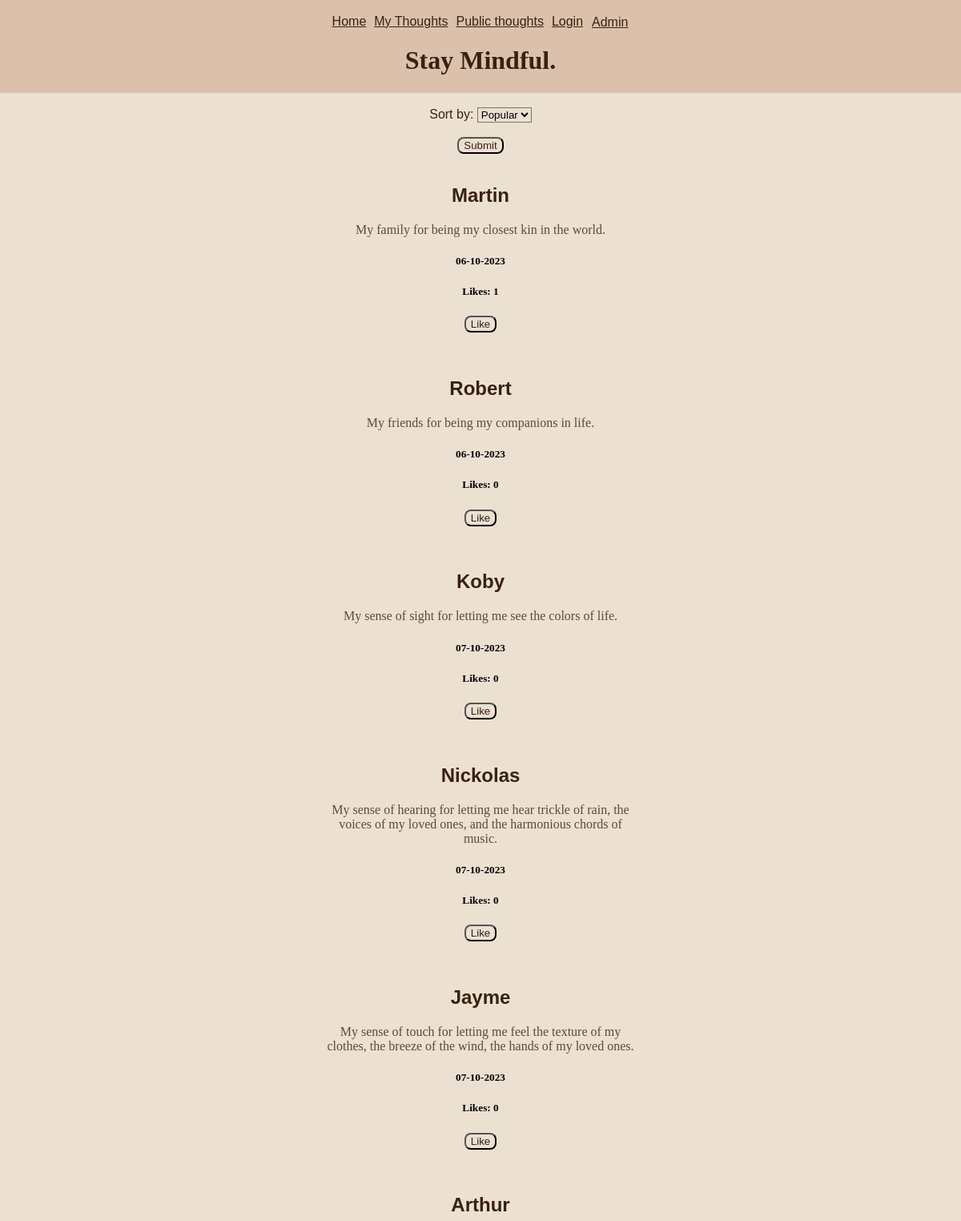
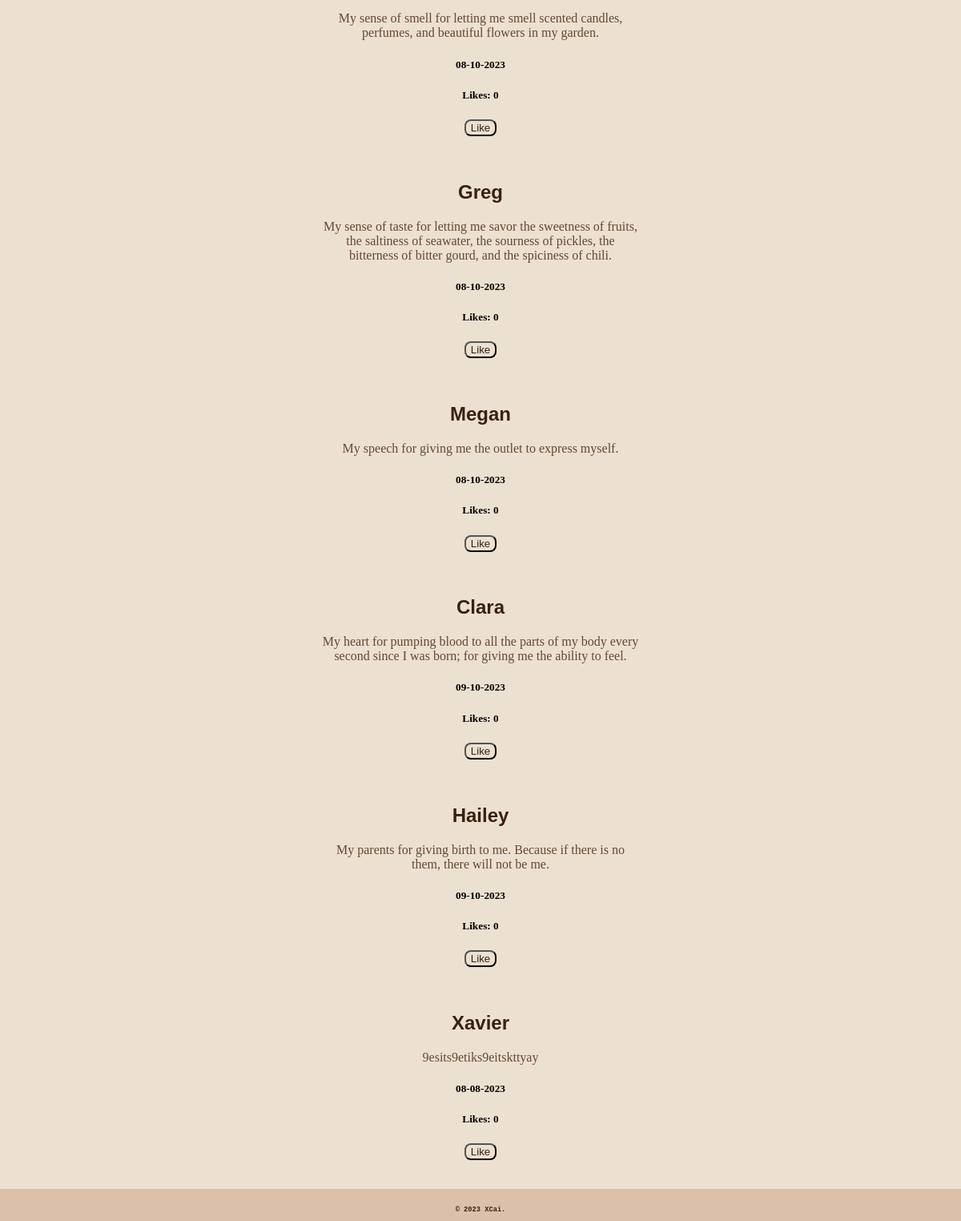
Page /public_posts on the committed database (2 pictures, top to bottom).
### tables this page shows
CREATE TABLE Gratitude_idea (id INTEGER PRIMARY KEY, date TEXT, username TEXT, content TEXT, like_count INTEGER DEFAULT (0), is_public INTEGER);

### routes.py (the view)
@app.route('/public_posts', methods=['GET','POST'])
def public_posts():
    global sort
    if request.method == "GET":
        if sort == 'popular':
            cur.execute('SELECT username, content, date, id, like_count FROM Gratitude_idea WHERE is_public = 1 ORDER BY like_count DESC ')
            idea_data = cur.fetchall()
            return render_template("public_posts.html", idea_data=idea_data)
        elif sort == 'newest':
            cur.execute('SELECT username, content, date, id, like_count FROM Gratitude_idea WHERE is_public = 1 ORDER BY date DESC ')
            idea_data = cur.fetchall()
            return render_template("public_posts.html", idea_data=idea_data)
        else:
            cur.execute('SELECT username, content, date, id, like_count FROM Gratitude_idea WHERE is_public = 1 ORDER BY date ASC ')
            idea_data = cur.fetchall()
            return render_template("public_posts.html", idea_data=idea_data)
    elif request.method == "POST":
        sort = request.form['sort']
        return redirect("public_posts")
    else:
        return redirect("/")

### templates/public_posts.html (shortened to what this page needs)
{% extends 'layout.html' %}
{% block content %}
<form action="/public_posts" method="post">
    <label for="sort">Sort by:</label>
    <select class="input" name="sort" id="sort">
        <option value="popular">Popular</option>
    </select>
    <br><br>
    <input class="button" type="submit" value="Submit">
  </form>
{% for idea_data in idea_data %}
<div>
        <h2>
        {{ idea_data[0] }}
        </h2>
        <p>
        {{ idea_data[1] }}
        </p>
        <h5>
        {{ idea_data[2] }}
        </h5>
        <h5>
        Likes: {{ idea_data[4] }}
        </h5>
        <form action="/like" method="post">
            <input class="button" type="submit" value="Like">
        </form>
</div>
{% endfor %}
{% endblock %}

### static/styles.css (style rules this page uses)
body { background-color: #ece0d1; margin: auto; text-align: center; display: flex; min-height: 100vh; }
div { padding-top: 1.5%; padding-bottom: 1.5%; }
h2 { font-family: sans-serif; color: #38220f; }
p { font-family: cursive; color: #634832; width: 33%; margin: auto; }
form { font-family: sans-serif; color: #38220f; }
.button { background-color: #ece0d1; color: #38220f; border-radius: 8px; }
.input { background-color: #ece0d1; }
.container { flex: 1; display: flex; flex-direction: column; }

### rows in the picture
Gratitude_idea: username "Martin", content "My family for being my closest kin in the world.", date "06-10-2023", like_count "1"
Gratitude_idea: username "Robert", content "My friends for being my companions in life.", date "06-10-2023", like_count "0"
Gratitude_idea: username "Koby", content "My sense of sight for letting me see the colors of life.", date "07-10-2023", like_count "0"
Gratitude_idea: username "Nickolas", content "My sense of hearing for letting me hear trickle of rain, the voices of my loved ones, and the harmonious chords of music.", date "07-10-2023", like_count "0"
Gratitude_idea: username "Jayme", content "My sense of touch for letting me feel the texture of my clothes, the breeze of the wind, the hands of my loved ones.", date "07-10-2023", like_count "0"
Gratitude_idea: username "Arthur", content "My sense of smell for letting me smell scented candles, perfumes, and beautiful flowers in my garden.", date "08-10-2023", like_count "0"
Gratitude_idea: username "Greg", content "My sense of taste for letting me savor the sweetness of fruits, the saltiness of seawater, the sourness of pickles, the bitterness of bitter gourd, and the spiciness of chili.", date "08-10-2023", like_count "0"
Gratitude_idea: username "Megan", content "My speech for giving me the outlet to express myself.", date "08-10-2023", like_count "0"
Gratitude_idea: username "Clara", content "My heart for pumping blood to all the parts of my body every second since I was born; for giving me the ability to feel.", date "09-10-2023", like_count "0"
Gratitude_idea: username "Hailey", content "My parents for giving birth to me. Because if there is no them, there will not be me.", date "09-10-2023", like_count "0"
Gratitude_idea: username "Xavier", content "9esits9etiks9eitskttyay", date "08-08-2023", like_count "0"
